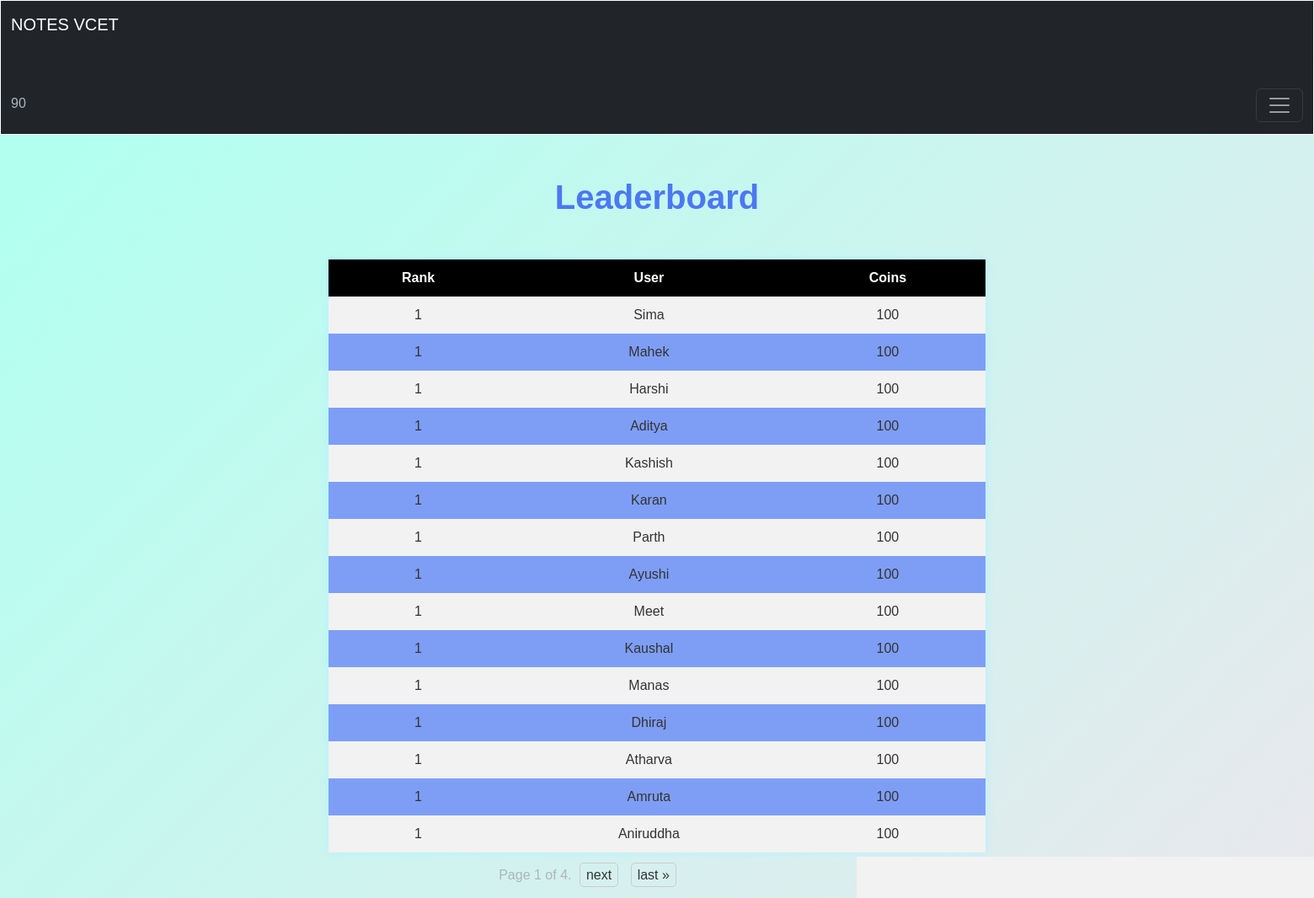
The app's page /leaderboard/ (signed in) with its own data.
### blogapp/models.py (models this page shows, shortened)
class UserAccount(AbstractBaseUser, PermissionsMixin):
    email = models.CharField(max_length = 50,unique=True)
    name = models.CharField(max_length=200)
    is_active = models.BooleanField(default=True)
    is_mod = models.BooleanField(default=False)
    is_nUser = models.BooleanField(default=True)
    is_staff = models.BooleanField(default=False)
    coins_scored = models.IntegerField(default=100,null=True,blank=True)
    rank = models.IntegerField(default=0)
    objects = UserAccountManager()
    USERNAME_FIELD = 'email'
    REQUIRED_FIELDS = ['name']

### blogapp/views.py (the view)
# urls.py: path('leaderboard/',views.leaderboard,name='leaderboard'),
@login_required(login_url='/login/')
def leaderboard(request):
    users = UserAccount.objects.all().filter(is_superuser=False).order_by('-coins_scored')
    rank = 0
    prev_score = None
    for user in users:
        if user.coins_scored != prev_score:
            rank += 1
        user.rank = rank
        user.save()
        prev_score = user.coins_scored
    if len(users) > 1 and users[0].coins_scored == users[1].coins_scored:
        users[0].rank = 1
        users[0].save()
        users[1].rank = 1
        users[1].save()
    paginator = Paginator(users, 15)
    page_number = request.GET.get('page')
    page_obj = paginator.get_page(page_number)
    context = {
        'users': users,
        'page_obj': page_obj,
    }
    return render(request, 'main/leader.html', context)

### templates/main/leader.html (shortened to what this page needs)
{% extends 'index.html' %} {% block content %}
<h1>Leaderboard</h1>
<table>
  <tr>
    <th>Rank</th>
    <th>User</th>
    <th>Coins</th>
  </tr>
  {% for user in page_obj %}
  <tr>
     <td>{{ user.rank }}</td>
    <td>{{ user.name }}</td>
    <td>{{ user.coins_scored }}</td>
  </tr>
  {% endfor %}
</table>
<div class="pagination">
  <span class="step-links">
    <span class="current-page">
      Page {{ page_obj.number }} of {{ page_obj.paginator.num_pages }}.
    </span>
    {% if page_obj.has_next %}
    <a href="?page={{ page_obj.next_page_number }}">next</a>
    <a href="?page={{ page_obj.paginator.num_pages }}">last &raquo;</a>
    {% endif %}
  </span>
</div>
{% endblock %}

### templates/components/header.html (shortened to what this page needs)
{% load static %}
<link rel="stylesheet" href="{% static 'css/darkmode.css' %}">
<link rel="stylesheet" href="{% static 'css/new.js' %}">
<nav class="navbar navbar-dark bg-dark  ">
    <div class="container-fluid">
      <a class="navbar-brand" href="{% url 'home' %}">NOTES VCET</a>
      <div class="coin">
          <img src="{% static 'images/coin.png' %}" alt="">
      </div><p class="cna">{{ user.coins_scored }}</p>
      <button class="navbar-toggler" type="button" data-bs-toggle="collapse" data-bs-target="#navbarSupportedContent" aria-controls="navbarSupportedContent" aria-expanded="false" aria-label="Toggle navigation">
        <span class="navbar-toggler-icon"></span>
      </button>
    </div>
  </nav>

### templates/components/header.html (style rules this page uses)
.navbar { border: 0.2px solid white; }
.coin { margin-left: 96em; width: 3px; }
.cna { margin-top: 12px; font-weight: bol; }

### templates/main/leader.html (style rules this page uses)
body { font-family: Arial, sans-serif; background-color: #f2f2f2; background-image: linear-gradient(135deg, #b2fff0 10%, #e9e8ed 100%); }
h1 { text-align: center; margin-top: 50px; margin-bottom: 50px; color: #4c78f2; font-weight: bolder; }
table { margin: auto; border-collapse: collapse; width: 50%; background-color: #7e9ef6; box-shadow: 0px 0px 10px #b2f2ff; }
td { color: #333; }
th, td { padding: 10px; text-align: center; }
th { background-color: #000000; color: white; }
tr:nth-child(even) { background-color: #f2f2f2; }
.pagination { padding: 15px; margin-left: 37%; text-align: center; }
.pagination a { color: #333; padding: 5px 7px; margin: 0 5px; border: 1px solid #ccc; border-radius: 5px; text-decoration: none; }

### records on screen
UserAccount: coins_scored "90"
UserAccount: rank "1", name "Sima", coins_scored "100"
UserAccount: rank "1", name "Mahek", coins_scored "100"
UserAccount: rank "1", name "Harshi", coins_scored "100"
UserAccount: rank "1", name "Aditya", coins_scored "100"
UserAccount: rank "1", name "Kashish", coins_scored "100"
UserAccount: rank "1", name "Karan", coins_scored "100"
UserAccount: rank "1", name "Parth", coins_scored "100"
UserAccount: rank "1", name "Ayushi", coins_scored "100"
UserAccount: rank "1", name "Meet", coins_scored "100"
UserAccount: rank "1", name "Kaushal", coins_scored "100"
UserAccount: rank "1", name "Manas", coins_scored "100"
UserAccount: rank "1", name "Dhiraj", coins_scored "100"
UserAccount: rank "1", name "Atharva", coins_scored "100"
UserAccount: rank "1", name "Amruta", coins_scored "100"
UserAccount: rank "1", name "Aniruddha", coins_scored "100"

### other values on screen
{{ page_obj.number }} "1"
{{ page_obj.paginator.num_pages }} "4"
